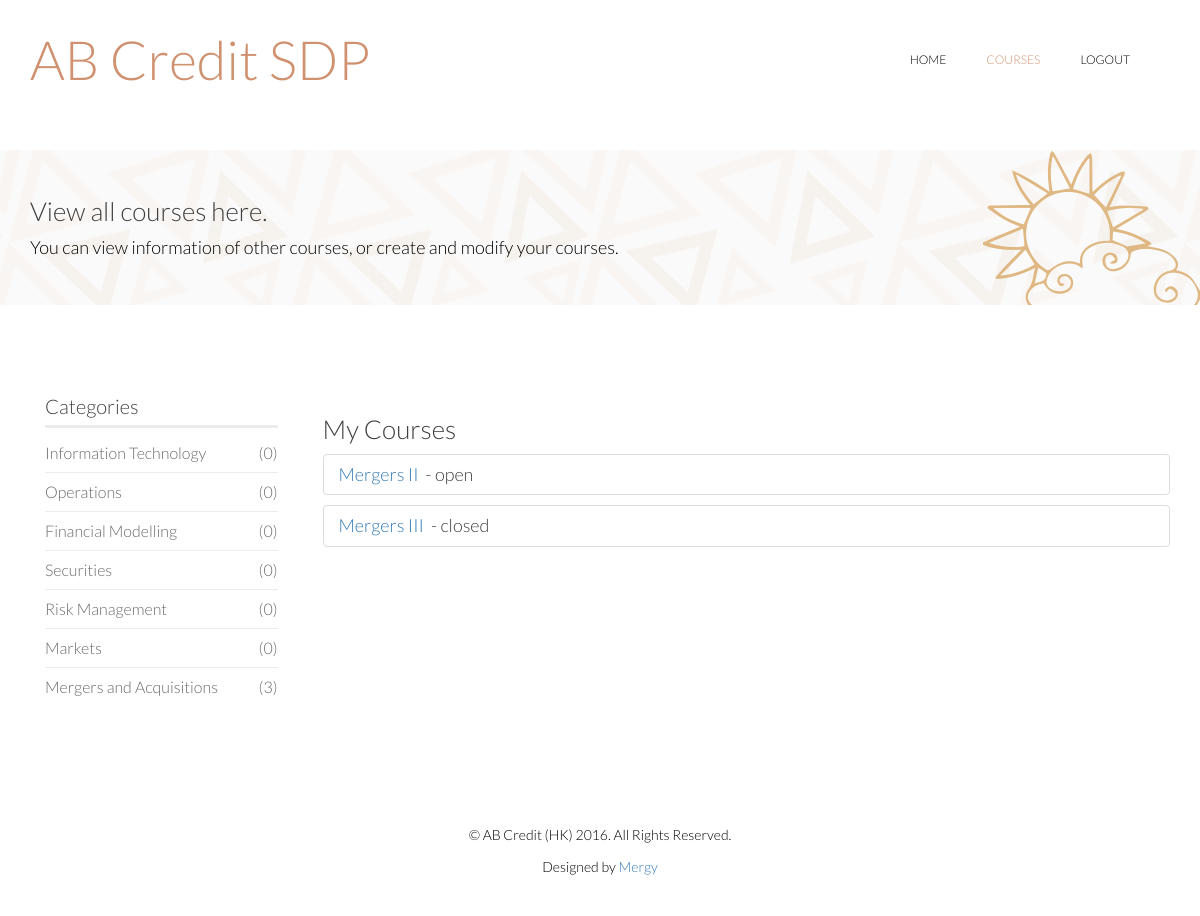
The app's page /instructor/course/ (signed in) with its own data.
### course/models.py (models this page shows, shortened)
class Category(models.Model):
    name = models.CharField(max_length=200)

class Course(models.Model):
    name = models.CharField(max_length=200)
    is_open = models.BooleanField(default=False)  # default set to false
    instructor = models.ForeignKey(
        Instructor, on_delete=models.CASCADE)  # many-to-one
    category = models.ForeignKey(
        Category, on_delete=models.CASCADE)  # many-to-one
    description = models.CharField(max_length=2000)

### course/views/instructor_view.py (the view)
# urls.py: url(r'^', include('course.urls')),
@login_required
def course(request):
    instructor = Instructor.objects.get(user__pk=request.user.id)
    counts = instructor.viewCategories()
    mycourses = Course.objects.filter(instructor=instructor)
    return render_to_response('instructor/course.html', locals())

### course/models.py (called while the page is built)
    def viewCategories(self):
        menu = dict()
        return menu

    def viewCategories(self):
        menu = super(Instructor, self).viewCategories()
        for c in Category.objects.all():
            menu[c] = Course.objects.filter(Q(category=c) & (
                Q(is_open=True) | Q(instructor=self))).count()
        return menu

### course/templates/instructor/course.html (shortened to what this page needs)
<html lang="en">
<head>
    {% load static %}
    <link rel="stylesheet" href="{% static 'css/bootstrap.min.css' %}" />
    <link rel="stylesheet" href="{% static 'css/font-awesome.min.css' %}" />
    <link rel="stylesheet" href="{% static 'css/animate.min.css' %}" />
    <link rel="stylesheet" href="{% static 'css/lightbox.css' %}" />
    <link rel="stylesheet" href="{% static 'css/main.css' %}" />
    <link rel="stylesheet" href="{% static 'css/responsive.css' %}" />
</head>
<body>
	<header id="header">
        <div class="navbar navbar-inverse" role="banner">
            <div class="container">
                <div class="navbar-header">
                    <a class="navbar-brand" href="/">
                      <h1 style="font-size: 300%; color: #cf916f">AB Credit SDP</h1>
                    </a>
                </div>
                <div class="collapse navbar-collapse">
                    <ul class="nav navbar-nav navbar-right">
                        <li><a href="/">Home</a></li>
                        <li class="active"><a href="/instructor/course">Courses</a></li>
                        <li><a onclick="logout()">Logout</a></li>
                    </ul>
                </div>
            </div>
        </div>
    </header>
    <section id="page-breadcrumb">
        <div class="vertical-center sun">
             <div class="container">
                <div class="row">
                    <div class="action">
                        <div class="col-sm-12">
                            <h1 class="title">View all courses here.</h1>
                            <p>You can view information of other courses, or create and modify your courses.</p>
                        </div>
                    </div>
                </div>
            </div>
        </div>
   </section>
    <section id="projects" class="padding-top">
        <div class="container">
            <div class="row">
                <div class="col-lg-3 col-md-4 col-sm-5" id="left_bar">
                  <div class="col-sm-12">
                    <div class="sidebar portfolio-sidebar">
                        <div class="sidebar-item categories" id="category_bar">
                            <h3>Categories</h3>
                            <ul class="nav navbar-stacked">
                              {% for category, num in counts.items %}
                                <li><a onclick="getCategoryInfo('{{category.id}}', '{{category.name}}')">{{category.name}}<span class="pull-right">({{num}})</span></a></li>
                              {% endfor %}
                            </ul>
                        </div>
                    </div>
                  </div>
                </div>
                <div class="col-lg-9 col-md-8 col-sm-7" id="right_bar">
                  <div class="col-sm-12">
                    <div class="row">
                        <h1 id="content-title">My Courses</h1>
                        <div><div id="content-main">
                        <div class="portfolio-item branded logos portfolio-wrapper">
                              <ul class="list-group">
                                {% for course in mycourses %}
                                <h4><li class="list-group-item"><a onclick="getCourseInfo('{{course.id}}', '{{course.name}}')">{{course.name}}</a>
                                  &nbsp;-&nbsp;{% if course.is_open %}open{% else %}closed{% endif %}
                                </li></h4>
                                {% endfor %}
                              </ul>
                        </div></div>
                        </div>
                    </div>
                  </div>
                </div>
            </div>
        </div>
    </section>
    <footer id="footer">
        <div class="container">
            <div class="row">
                <div class="col-sm-12">
                    <div class="copyright-text text-center">
                        <p>&copy; AB Credit (HK) 2016. All Rights Reserved.</p>
                        <p>Designed by <a target="_blank" href="http://www.cs.hku.hk/programme/course_info.jsp?infile=2016/comp3297.html">Mergy</a></p>
                    </div>
                </div>
            </div>
        </div>
    </footer>
</body>
</html>

### course/static/css/lightbox.css (style rules this page uses)
body:after { content: url(../image/lightbox/close.png) url(../image/lightbox/loading.gif) url(../image/lightbox/prev.png) url(../image/lightbox/next.png); display: none; }

### course/static/css/main.css (style rules this page uses)
body { background: #fff; font-family: 'Lato', sans-serif; font-weight: 300; font-size: 14px; line-height: 22px; color: #000; }
html { height: 100%; }
a { -webkit-transition: 300ms; -moz-transition: 300ms; -o-transition: 300ms; transition: 300ms; }
ul { list-style: none; }
h1, h2, h3, h4, h5, h6 { font-family: 'Lato', sans-serif; font-weight: 300; }
h1 { font-size: 26px; color: #404040; }
h3 { font-size: 20px; color: #404040; }
h4 { font-size: 18px; color: #404040; }
.padding-top { padding-top: 90px; }
#header { margin-bottom: 0; padding: 30px 0 60px 0; }
#header .navbar-inverse .container { position: relative; }
#header .navbar { background: #fff; border: 0; margin-bottom: 0; }
#header .navbar-brand { padding: 0; margin-left: 0; }
#header .navbar-brand h1 { padding: 0; margin: 0; }
#header .navbar-nav.navbar-right >li:last-child { margin-right: 20px; }
#header .navbar-nav.navbar-right >li a { color: #000; font-size: 12px; padding: 20px; text-transform: uppercase; font-weight: 300; }
#header .navbar-inverse .navbar-nav li.active > a, #header .navbar-inverse .navbar-nav li.active > a:focus, #header .navbar-nav.navbar-right li > a:hover, .navbar-inverse .navbar-nav > .open > a { background-color: inherit; border: 0; color: #cf916f; }
#footer { padding-bottom: 75px; background-repeat: repeat-x; background-position: bottom; background-size: contain; }
.copyright-text { margin-top: 70px; }
#action, #page-breadcrumb { background-image: url(../image/home/tour-bg.png); background-color: #fbfafa; background-repeat: repeat-x; height: 155px; background-position: center; display: table; position: static; width: 100%; }
.vertical-center { display: table-cell; vertical-align: middle; width: 100%; position: statice; }
.sun { background-image: url(../image/home/tour-icon1.png); background-repeat: no-repeat; background-position: 100% bottom; }
.action h1 { margin-top: 0; }
.action p { font-size: 18px; margin-bottom: 0; font-weight: 300; }
.title { color: #404040; font-weight: 300; }
#action , #page-breadcrumb { position: relative; }
.sidebar h3 { color: #404040; margin-top: 0; border-bottom: 3px solid #ececec; margin-bottom: 6px; padding-bottom: 8px; }
.sidebar-item { margin-bottom: 48px; }
.categories .navbar-stacked li { border-bottom: 1px solid #ececec; }
.categories .navbar-stacked li:last-child { border-bottom: 0px solid #ececec; }
.categories .navbar-stacked li a { font-size: 16px; color: #6a6a6a; padding: 8px 0; padding-left: 0; }

### records on screen
Category: name "Information Technology", num "0"
Category: name "Operations", num "0"
Category: name "Financial Modelling", num "0"
Category: name "Securities", num "0"
Category: name "Risk Management", num "0"
Category: name "Markets", num "0"
Category: name "Mergers and Acquisitions", num "3"
Course: name "Mergers II", is_open "open"
Course: name "Mergers III", is_open "closed"
